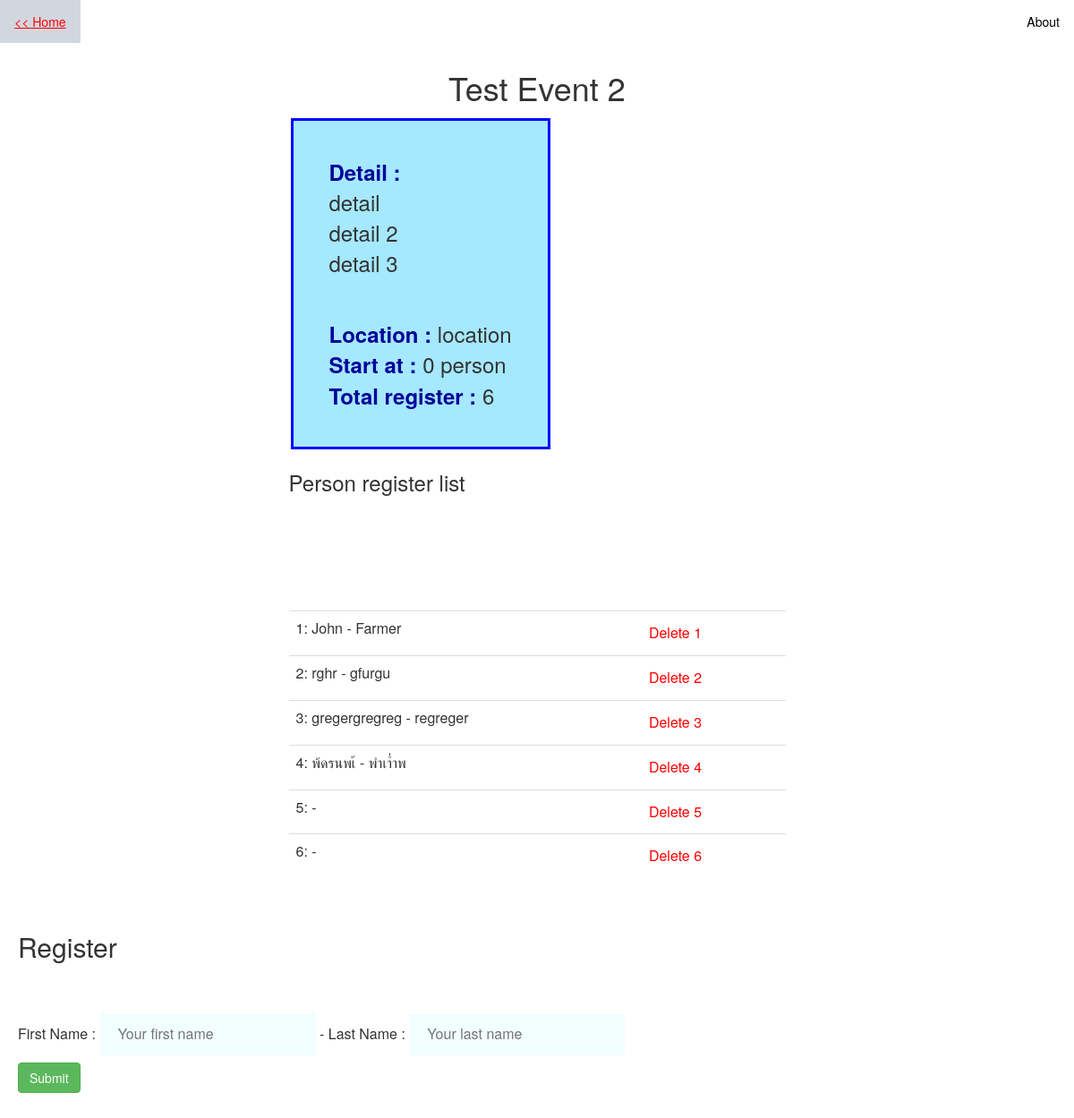
The app's page /5/ with its own data.
### event/models.py (models this page shows, shortened)
class Event(models.Model):
    event_name = models.TextField(default='') #name
    event_detail = models.TextField(default='') #detail
    event_numset = models.IntegerField(default=0) #limit for start
    event_location = models.TextField(default='') #location
    pcount = models.IntegerField(default=0) #person count

class Person(models.Model):
    event = models.ForeignKey(Event, on_delete=models.CASCADE, default=1)
    fname = models.TextField(default='') #first name
    lname = models.TextField(default='') #last name

### event/views.py (the view)
# urls.py: url(r'^(?P<event_id>[0-9]+)/$', views.event_detail, name='event_detail'),
def event_detail(request, event_id):
    event = get_object_or_404(Event, pk=event_id)
    if request.method == 'POST':
        event.person_set.create(fname=request.POST['firstname'], lname=request.POST['lastname'])
        event.pcount += 1
        event.save()
        return HttpResponseRedirect(reverse('event:event_detail',args=(event.id,)))
    return render(request, 'event/detail.html', {'event':event},)

### event/templates/event/detail.html (shortened to what this page needs)
{% load static %}
<link rel="stylesheet" type="text/css" href="{% static 'event/detailbg.css' %}" />
<link rel="stylesheet" type="text/css" href="{% static 'event/navbar.css' %}" />
<html>
<head>
    <link href="{% static 'event/css/bootstrap.min.css' %}" rel="stylesheet">
</head>
<ul>
  <li><a href="/"><< Home</a></li>
  <li style="float:right"><a href="../about">About</a>
</ul>
    <body>
    <div class="container">
    <div class="row">
        <div class="col-md-6 col-md-offset-3">
            <div class="text-center">
            <h1>{{event.event_name}}</h1>
            </div>
        </div>
    </div>
    <div class="row">
    <div class="col-md-6 col-md-offset-3">
    <div class="boxBlue" >
    <font size="5">
        <strong>Detail :</strong> {{event.event_detail|linebreaks}}<br>
        <strong>Location :</strong> {{event.event_location}}<br>
        <strong>Start at :</strong> {{event.event_numset}} person<br>
        <strong>Total register :</strong> {{event.pcount}}
        </font>
        </div>
         </div>
        </div>
  <div class="row">
    <div class="col-md-6 col-md-offset-3">
        <h3>Person register list</h3>
        <table class="table table-hover">
        {% if event.person_set.all %}
            {% for person in event.person_set.all %}
            <tr>
                <form action="{% url 'event:del' event.id %}" method="POST">
                <td>{{ forloop.counter }}: {{ person.fname }} - {{ person.lname }}</td>
                <td><button class="button buttonRed" type="submit" name="del_btn" value="{{ person.id }}">Delete {{ forloop.counter }}</button></a></td>
                </form>
            </tr>
            {% endfor %}
        {% else %}
            <p>No anyone register</p>
        {% endif %}
       </table>
         </div>
         </div>
         </div>
        <h2 style="display:block; padding:20px " >Register</h2>
        <form action="{% url 'event:event_detail' event.id %}" method="POST" style="display:block; padding:20px ">
            <font size="3">
            First Name : <input type="text" name="firstname" id="id_firstname" placeholder="Your first name" /> -
            Last Name : <input type="text" name="lastname" id="id_lastname" placeholder="Your last name" /></br>
            </font>
            <input class="btn btn-success" type="submit" value="Submit" id="id_submit" />
        </form>
    </body>
</html>

### static/event/detailbg.css (style rules this page uses)
body { background: white url("bg_img/bg2.jpg") no-repeat right bottom; }

### static/event/navbar.css (style rules this page uses)
ul { list-style-type: none; margin: 0; padding: 0; overflow: hidden; background-color: rgba(255, 255, 255, 0.7); }
li { float: left; }
li a { display: block; color: black; text-align: center; padding: 14px 16px; text-decoration: none; }

### event/templates/event/detail.html (style rules this page uses)
.button { background-color: #4CAF50; border: none; color: white; text-align: center; text-decoration: none; display: inline-block; font-size: 16px; margin: 4px 2px; cursor: pointer; }
.buttonRed { background-color: white; color: red; }
.boxBlue { display: inline-block; margin: 4px 2px; padding: 40px 40px; border: solid #0000ff; background-color: rgba(77, 210, 255, 0.5); }
input[type=text] { padding: 12px 20px; margin: 8px 0; box-sizing: border-box; border: none; background-color: rgba(230, 255, 255, 0.5); color: black; }
strong { color: rgb(0, 0, 153); }

### records on screen
Event: event_name "Test Event 2", event_detail "detail detail 2 detail 3", event_location "location", event_numset "0", pcount "6"
Person: fname "John", lname "Farmer", {{ person.id }} 3 (drawn)
Person: fname "rghr", lname "gfurgu", {{ person.id }} 5 (drawn)
Person: fname "gregergregreg", lname "regreger", {{ person.id }} 6 (drawn)
Person: fname "พ้ดรนพเ้", lname "พำเา่ำพ", {{ person.id }} 8 (drawn)
Person: {{ person.id }} 9 (drawn)
Person: {{ person.id }} 10 (drawn)
